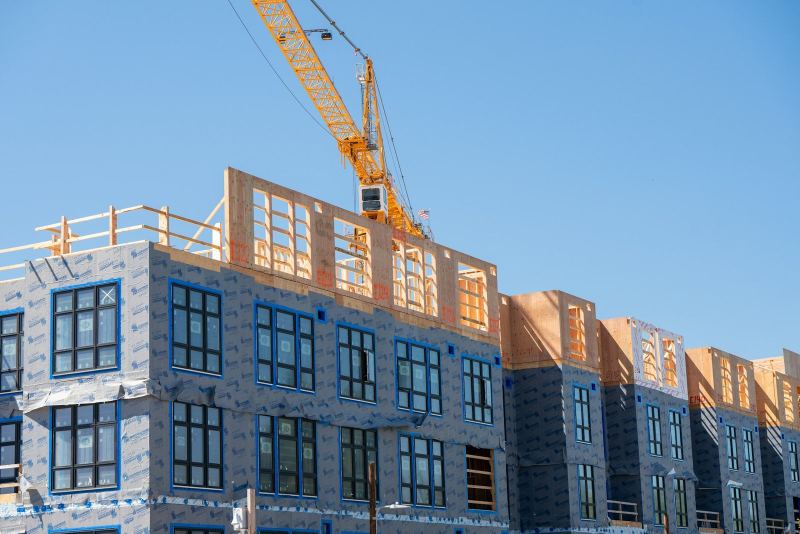
#> input picture assets/img/mf-construction.jpg, 1600 x 1067 px (shown at 1/2 size)
$ python make-social-images.py
#> lines starting #> are read from the running program, lines starting #| are printed output that depends on the picture
#!/usr/bin/env python3
"""Generate assets/img/og-default.png and assets/img/apple-touch-icon.png.

    pip install Pillow && python3 scripts/make-social-images.py

Optional one-off tool — the site itself has no build dependencies, and the two
PNGs it writes are committed. Re-run it only if the branding changes, or replace
its output with hand-designed artwork.

  og-default.png     1200x630  the card social networks show when a link to the
                               site is shared. Uses the real logo unmodified.
  apple-touch-icon.png 180x180 iOS home-screen icon, matching favicon.svg.
"""

import pathlib

from PIL import Image, ImageDraw, ImageFont

ROOT = pathlib.Path(__file__).resolve().parent.parent
IMG = ROOT / "assets" / "img"
FONTS = ROOT / "scripts" / "fonts"

# Brand tokens — same values as the CSS custom properties in assets/css/site.css.
FOREST = (16, 76, 47)
DEEP = (8, 40, 26)
GREEN = (13, 132, 61)
GLOW = (76, 215, 135)
STONE = (242, 245, 242)
MUTED = (74, 90, 81)
PALE = (207, 229, 217)
WHITE = (255, 255, 255)

SS = 3  # supersample factor, downscaled at the end for clean edges


def font(name, size):
    return ImageFont.truetype(str(FONTS / name), size)


def wrap(d, text, fnt, width):
    lines, line = [], ""
    for word in text.split():
        trial = (line + " " + word).strip()
        if d.textlength(trial, font=fnt) <= width or not line:
            line = trial
        else:
            lines.append(line)
            line = word
    lines.append(line)
    return lines


def og_card():
    """Shared by every page. Since 11/19 (Steve): no "Approval-Ready Borrowing"
    and no business-loan tagline; the home hero's joint-venture titles instead,
    next to the site's construction photo."""
    W, H = 1200, 630
    band = 104
    field = H - band
    im = Image.new("RGB", (W * SS, H * SS), WHITE)
#> im: PIL image 3600x1890 RGB; every value is 255
    d = ImageDraw.Draw(im)

    # Photo on the right, its left edge cut as the logo's forward chevron.
    x0, tip = 640, 700
    pw, ph = W - x0 + 80, field
    photo = Image.open(IMG / "mf-construction.jpg").convert("RGB")
#> photo is the input picture: PIL image 1600x1067 RGB; mean R, G, B 118.7, 145.9, 170.2
    # Crop to the panel's shape around the crane and the framed top floor.
    target = pw / ph
    cw = round(photo.height * target)
#> cw = 1298
    left = min(max(330, 0), photo.width - cw)
#> left = 302
    photo = photo.crop((left, 0, left + cw, photo.height)).resize((pw * SS, ph * SS), Image.LANCZOS)
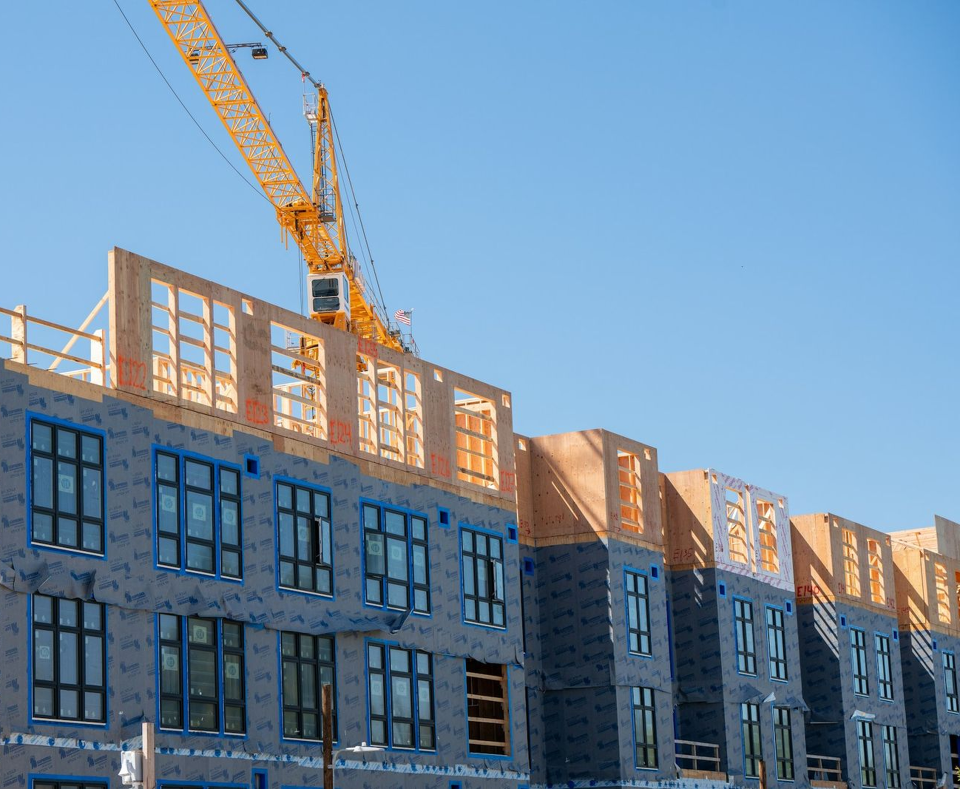
#> photo: PIL image 1920x1578 RGB (shown at 1/2 size); mean R, G, B 113.6, 140.3, 163.9
    mask = Image.new("L", photo.size, 0)
#> mask: PIL image 1920x1578 L; every value is 0
    md = ImageDraw.Draw(mask)
    off = x0 - 80  # photo is pasted at this x
    pts = [(x0 - off, 0), (pw, 0), (pw, ph), (x0 - off, ph), (tip - off, ph / 2)]
    md.polygon([(x * SS, y * SS) for x, y in pts], fill=255)
    im.paste(photo, (off * SS, 0), mask)
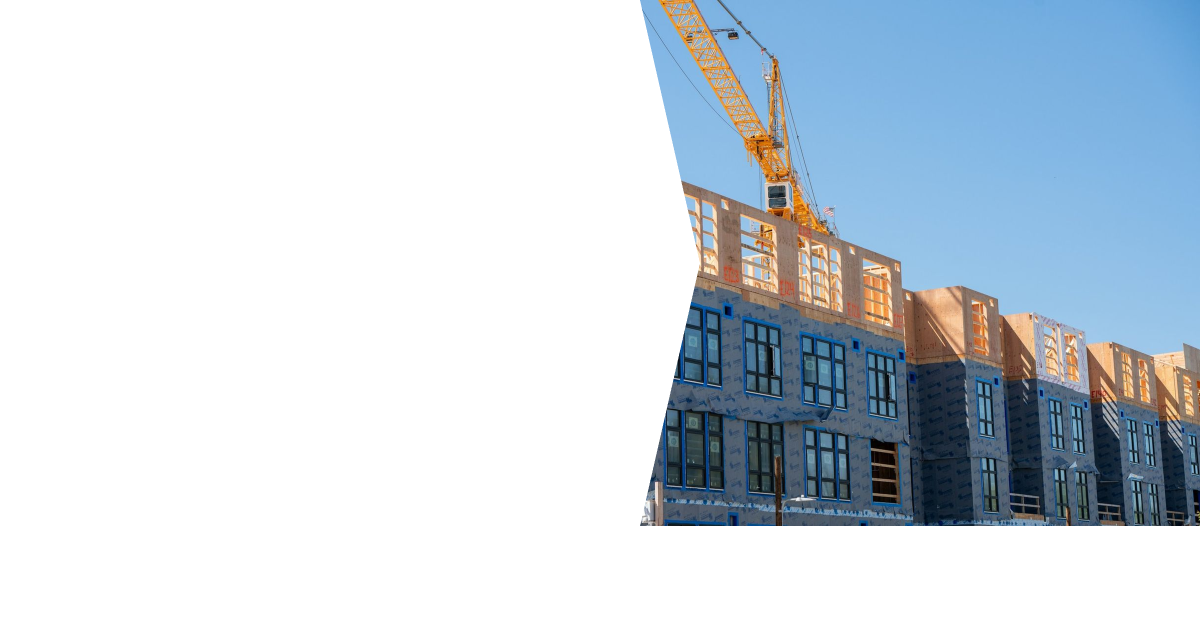
#> im: PIL image 3600x1890 RGB (shown at 1/3 size); mean R, G, B 203.3, 213.3, 222
    # Glow stroke along the chevron edge.
    d.line([(x0 * SS, 0), (tip * SS, field / 2 * SS), (x0 * SS, field * SS)],
           fill=GLOW, width=7 * SS, joint="curve")

    # Logo: chevron + "GenerEdge" wordmark cut from logo.png (800x233), without
    # the "Approval-Ready Borrowing" lines.
#> (the run stopped early here; a loop or call above may not have finished)

$ run again, with assets/img/contractor.jpg copied over assets/img/mf-construction.jpg
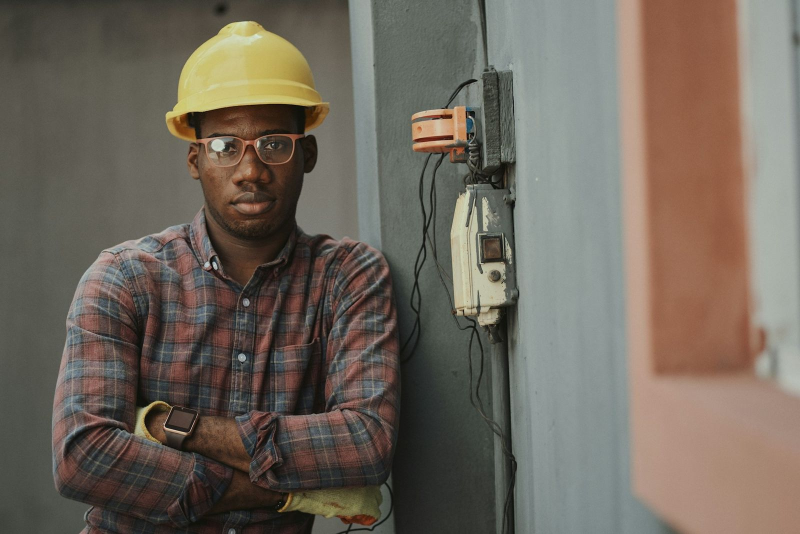
#> input picture assets/img/contractor.jpg, 1600 x 1068 px (shown at 1/2 size)
#> in og_card, photo is the input picture: PIL image 1600x1068 RGB; mean R, G, B 111.7, 103.1, 92.4
#> in og_card, `photo = photo.crop((left, 0, left + cw, photo.height)).resize((pw * SS..`:
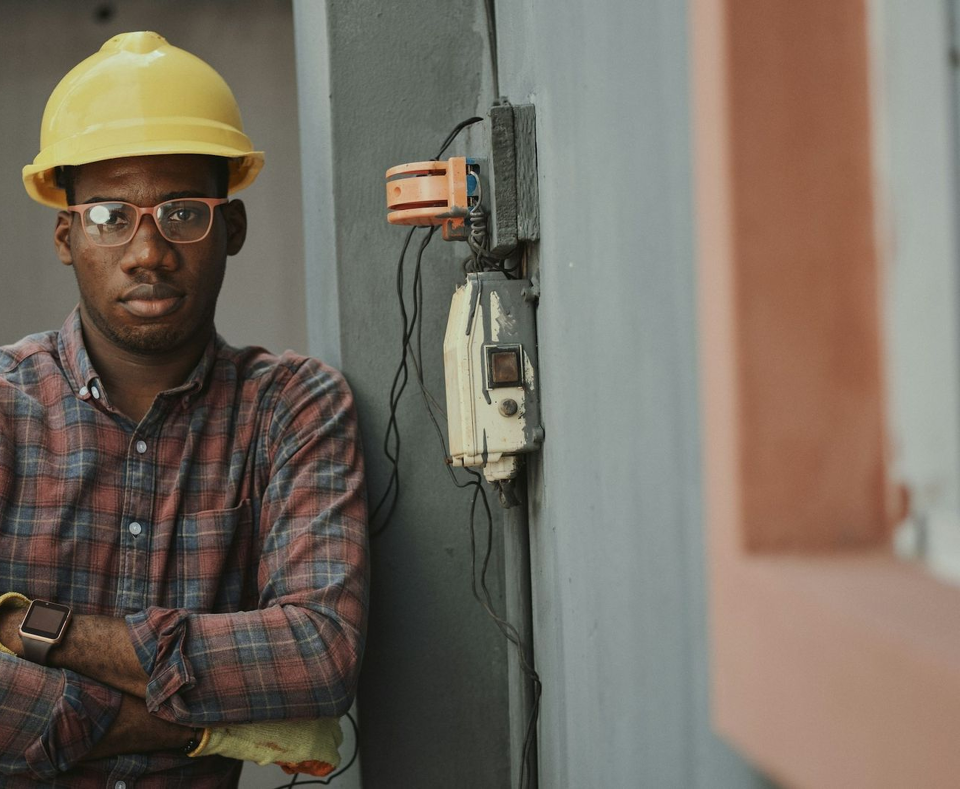
#> photo: PIL image 1920x1578 RGB (shown at 1/2 size); mean R, G, B 117.3, 107.6, 96.1
#> mask: PIL image 1920x1578 L; every value is 0
#> in og_card, `im.paste(photo, (off * SS, 0), mask)`:
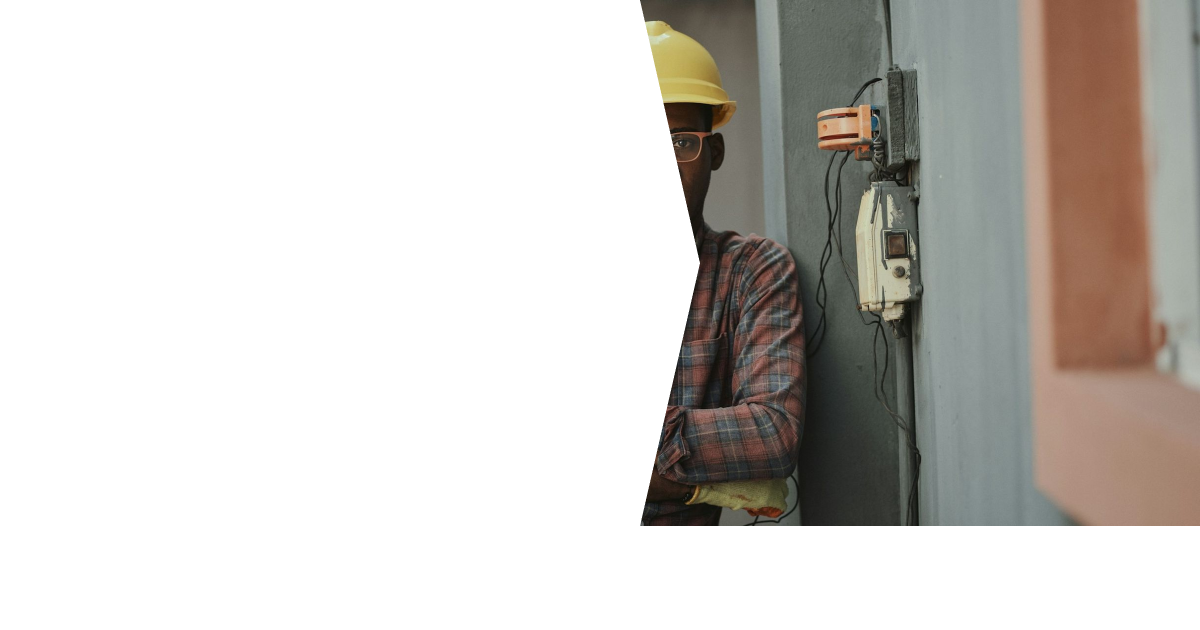
#> im: PIL image 3600x1890 RGB (shown at 1/3 size); mean R, G, B 206.2, 202.9, 198.8

$ run again, with assets/img/partners-plans.jpg copied over assets/img/mf-construction.jpg
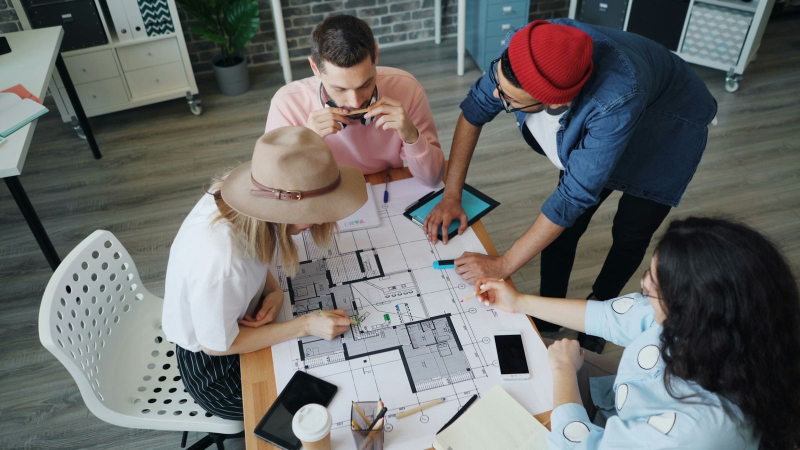
#> input picture assets/img/partners-plans.jpg, 1600 x 900 px (shown at 1/2 size)
#> in og_card, photo is the input picture: PIL image 1600x900 RGB; mean R, G, B 107.5, 108.5, 107.4
#> in og_card, `photo = photo.crop((left, 0, left + cw, photo.height)).resize((pw * SS..`:
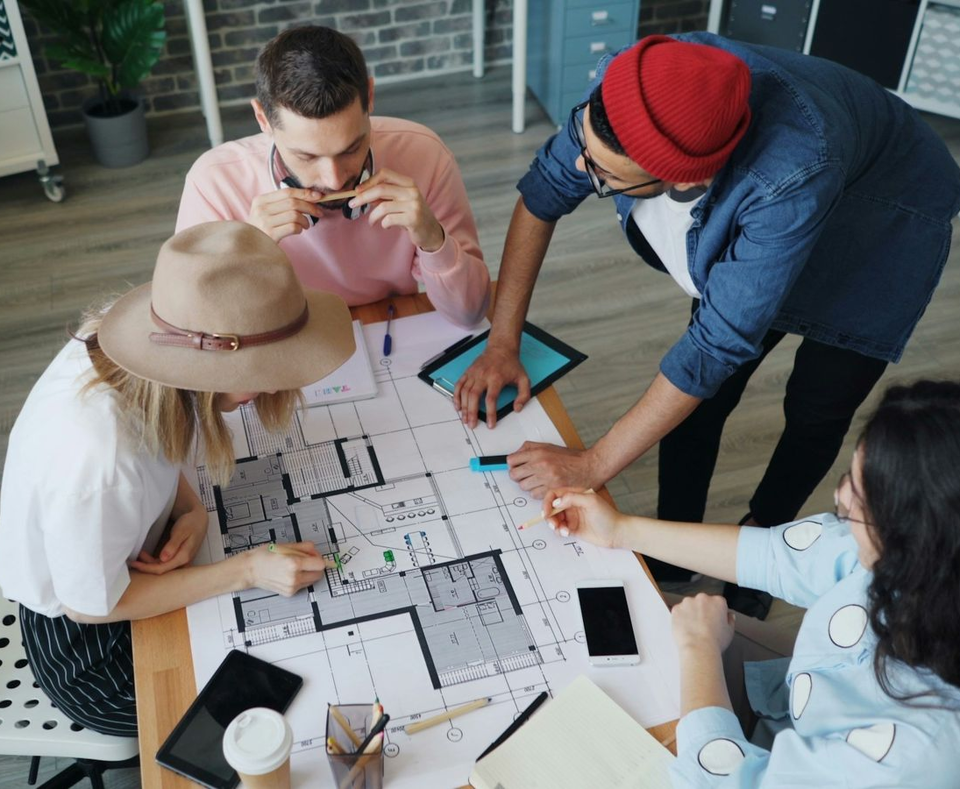
#> photo: PIL image 1920x1578 RGB (shown at 1/2 size); mean R, G, B 117.1, 115.4, 115.4
#> mask: PIL image 1920x1578 L; every value is 0
#> in og_card, `im.paste(photo, (off * SS, 0), mask)`:
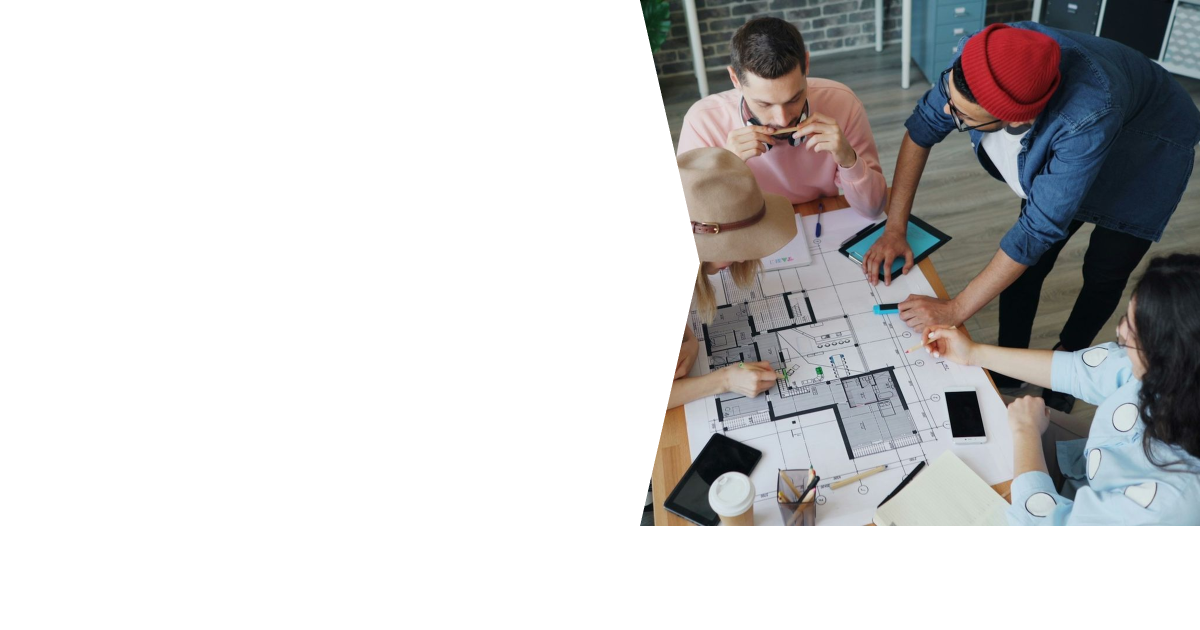
#> im: PIL image 3600x1890 RGB (shown at 1/3 size); mean R, G, B 203.7, 202.8, 203.3
